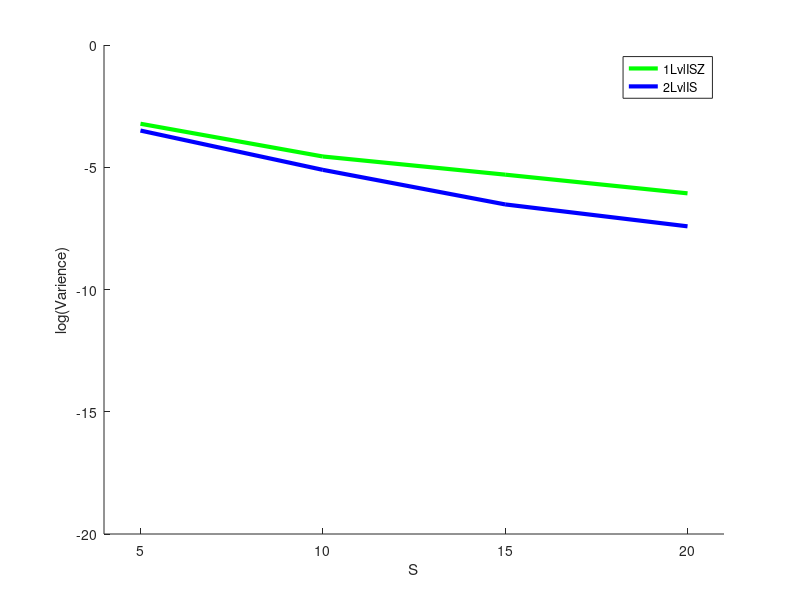

Write MATLAB code to recreate this figure.
hold on

xMin = 4;
xMax = 21;
yMin = -20;
yMax = 0;
X = 1:xMax;

OneLvlISX = [5,5,5,5,5,...
    10,10,10,10,10,...
    15,15,15,15,15,...
    20,20,20,20,20,...
             ];
      
OneLvlISY = [
    0.00070819926029411781661510039143081, 0.00054005766852593180705338626879097, 0.00053458418521487691306426359716397, 0.00068668938646636052541838424190246, 0.00053889929049458261747784781903192,...
    0.000024073276441801922471887958954184, 0.000029816172830154735967720519562718, 0.000032111400660896229465948725767532, 0.000024553168010724768429440048600476, 0.000027280069794896204303860653972436,...
    0.0000027140558375997558444316613834868, 0.000008000990225947654256024796359803, 0.0000043319396583097604261987541296453, 0.0000022390318022087123372683772903891, 0.0000076212087161167785701412248633435,...
    0.00000064018956575250266827664972699163, 0.0000010234202811983086260725489546886, 0.00000044884752842169575504555111347682, 0.0000016018951055888799586354471343741, 0.00000057152557106135764806184671599221,...
             ];

OneLvlISYMean = arrayfun(@(i) mean(OneLvlISY((5*i-4):(5*i))), 1:(length(OneLvlISY)/5));

TwoLvlISX = [5,5,5,5,5,...
    10,10,10,10,10,...
    15,15,15,15,15,...
    20,20,20,20,20,...
             ];
      
TwoLvlISY = [
    0.00030067895968300962497229966707835, 0.00033955999506365405283050962204072, 0.00029490961610405258671793737867972, 0.00031840886736447912737368870494947, 0.0003306563290437099494195605231539,...    
    0.000006747014057135437613093014580512, 0.0000081189955560144419927917289192543, 0.0000079249944731538068899614341011883, 0.0000083035188020124535131314541525072, 0.0000080315147988706175126612241133017,...
    0.00000046574912128780849370109085061387, 0.000000271897786401286896445828088556, 0.00000030148555096069734335551470669201, 0.00000020929213557808040448274299397124, 0.00000026134832456802569700094439342219,...
    0.000000076378240437061914643961091624796, 0, 0.000000079980862891934252128370362415477, 0.000000035373021463762422143176886472557, 0
             ];

TwoLvlISYMean = arrayfun(@(i) mean(TwoLvlISY((5*i-4):(5*i))), 1:(length(TwoLvlISY)/5));

plot(unique(OneLvlISX),log10(OneLvlISYMean),'g','LineWidth',3)
plot(unique(TwoLvlISX),log10(TwoLvlISYMean),'b','LineWidth',3)

axis([xMin,xMax,yMin,yMax]);

legend('1LvlISZ','2LvlIS');
xlabel('S');
ylabel('log(Varience)');


hold off
